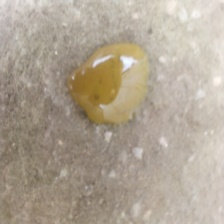
#> input picture tests/datasets/Images/Chicken disease/Coccidiosis/cocci.125.jpg, 224 x 224 px
$ python -i hsvFilter.py   (imports and definitions only)
#> lines starting #> are read from the running program, lines starting #| are printed output that depends on the picture
#> further down, picture is the input picture: shape (224, 224, 3); mean B, G, R 147.9, 163.7, 175.1
import cv2 as cv
import numpy as np

class HsvFilter:

    TRACKBAR_WINDOW = "Edges Trackbars"

    def __init__(self, hMin=None,hMax=None,sMin=None,sMax=None,vMin=None,vMax=None,sAdd=None,sSub=None,vAdd=None,vSub=None):
        self.hMin = hMin
        self.sMin = sMin
        self.vMin = vMin
        self.hMax = hMax
        self.sMax = sMax
        self.vMax = vMax
        self.sAdd = sAdd
        self.sSub = sSub
        self.vAdd = vAdd
        self.vSub = vSub

    def init_control_gui(self):
        cv.namedWindow(self.TRACKBAR_WINDOW, cv.WINDOW_NORMAL)
        cv.resizeWindow(self.TRACKBAR_WINDOW, 350, 450)


        def nothing(position):
            pass

        cv.createTrackbar('HMin', self.TRACKBAR_WINDOW, 0, 179, nothing)
        cv.createTrackbar('HMax', self.TRACKBAR_WINDOW, 0, 179, nothing)
        cv.createTrackbar('SMin', self.TRACKBAR_WINDOW, 0, 255, nothing)
        cv.createTrackbar('SMax', self.TRACKBAR_WINDOW, 0, 255, nothing)
        cv.createTrackbar('VMin', self.TRACKBAR_WINDOW, 0, 255, nothing)
        cv.createTrackbar('VMax', self.TRACKBAR_WINDOW, 0, 255, nothing)

        cv.setTrackbarPos('HMax', self.TRACKBAR_WINDOW, 179)
        cv.setTrackbarPos('SMax', self.TRACKBAR_WINDOW, 255)
        cv.setTrackbarPos('VMax', self.TRACKBAR_WINDOW, 255)

        cv.createTrackbar('SAdd', self.TRACKBAR_WINDOW, 0, 255, nothing)
        cv.createTrackbar('SSub', self.TRACKBAR_WINDOW, 0, 255, nothing)
        cv.createTrackbar('VAdd', self.TRACKBAR_WINDOW, 0, 255, nothing)
        cv.createTrackbar('VSub', self.TRACKBAR_WINDOW, 0, 255, nothing)

    def get_hsv_filter_from_controls(self):
        hsv_filter = HsvFilter()
        hsv_filter.hMin = cv.getTrackbarPos('HMin', self.TRACKBAR_WINDOW)
        hsv_filter.sMin = cv.getTrackbarPos('SMin', self.TRACKBAR_WINDOW)
        hsv_filter.vMin = cv.getTrackbarPos('VMin', self.TRACKBAR_WINDOW)
        hsv_filter.hMax = cv.getTrackbarPos('HMax', self.TRACKBAR_WINDOW)
        hsv_filter.sMax = cv.getTrackbarPos('SMax', self.TRACKBAR_WINDOW)
        hsv_filter.vMax = cv.getTrackbarPos('VMax', self.TRACKBAR_WINDOW)
        hsv_filter.sAdd = cv.getTrackbarPos('SAdd', self.TRACKBAR_WINDOW)
        hsv_filter.sSub = cv.getTrackbarPos('SSub', self.TRACKBAR_WINDOW)
        hsv_filter.vAdd = cv.getTrackbarPos('VAdd', self.TRACKBAR_WINDOW)
        hsv_filter.vSub = cv.getTrackbarPos('VSub', self.TRACKBAR_WINDOW)
        return hsv_filter

    def apply_hsv_filter(self, original_image, hsv_filter=None):

        hsv = cv.cvtColor(original_image, cv.COLOR_BGR2HSV)
#> hsv: shape (224, 224, 3); mean H, S, V 17, 41.9, 175.1
        if not hsv_filter:
            hsv_filter = self.get_hsv_filter_from_controls()

        h, s, v = cv.split(hsv)
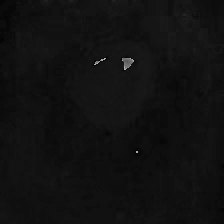
#> h: shape (224, 224); min 0, max 177, mean 17
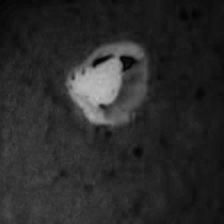
#> s: shape (224, 224); min 0, max 191, mean 41.9
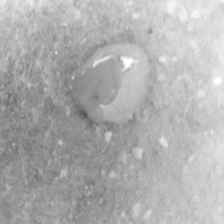
#> v: shape (224, 224); min 88, max 255, mean 175.1
        s = self.shift_channel(s, hsv_filter.sAdd)
        s = self.shift_channel(s, -hsv_filter.sSub)
        v = self.shift_channel(v, hsv_filter.vAdd)
        v = self.shift_channel(v, -hsv_filter.vSub)
        hsv = cv.merge([h, s, v])


        lower = np.array([hsv_filter.hMin, hsv_filter.sMin, hsv_filter.vMin])
        upper = np.array([hsv_filter.hMax, hsv_filter.sMax, hsv_filter.vMax])

        mask = cv.inRange(hsv, lower, upper)
#> mask: shape (224, 224); every value is 0
        result = cv.bitwise_and(hsv, hsv, mask=mask)
#> result: shape (224, 224, 3); every value is 0

        img = cv.cvtColor(result, cv.COLOR_HSV2BGR)

        return img

    def shift_channel(self, c, amount):
        if amount > 0:
            lim = 255 - amount
            c[c >= lim] = 255
            c[c < lim] += amount
        elif amount < 0:
            amount = -amount
            lim = amount
            c[c <= lim] = 0
            c[c > lim] -= amount
        return c

>>> import cv2
>>> picture = cv2.imread('../../tests/datasets/Images/Chicken disease/Coccidiosis/cocci.125.jpg')
>>> result = HsvFilter().apply_hsv_filter(picture)

$ run again, on tests/datasets/Images/Chicken disease/Coccidiosis/cocci.1269.jpg
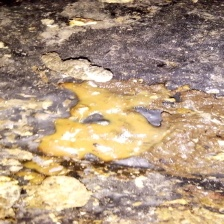
#> input picture tests/datasets/Images/Chicken disease/Coccidiosis/cocci.1269.jpg, 224 x 224 px
#> picture is the input picture: shape (224, 224, 3); mean B, G, R 127.6, 151.6, 175.4
#> hsv: shape (224, 224, 3); mean H, S, V 33.7, 71.2, 175.4
#> in apply_hsv_filter, `h, s, v = cv.split(hsv)`:
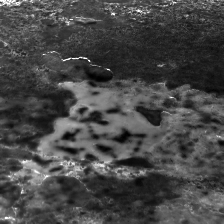
#> s: shape (224, 224); min 0, max 255, mean 71.2
#> in apply_hsv_filter, `h, s, v = cv.split(hsv)`:
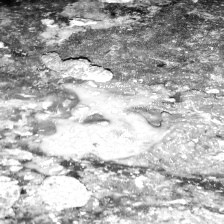
#> v: shape (224, 224); min 3, max 255, mean 175.4
#> mask: shape (224, 224); every value is 0
#> result: shape (224, 224, 3); every value is 0

$ run again, on tests/datasets/Images/Chicken disease/Coccidiosis/cocci.1380.jpg
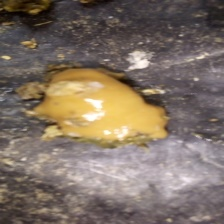
#> input picture tests/datasets/Images/Chicken disease/Coccidiosis/cocci.1380.jpg, 224 x 224 px
#> picture is the input picture: shape (224, 224, 3); mean B, G, R 100.4, 112.8, 127.1
#> hsv: shape (224, 224, 3); mean H, S, V 69.9, 52.2, 127.1
#> in apply_hsv_filter, `h, s, v = cv.split(hsv)`:
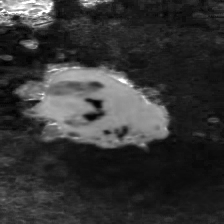
#> s: shape (224, 224); min 0, max 255, mean 52.2
#> in apply_hsv_filter, `h, s, v = cv.split(hsv)`:
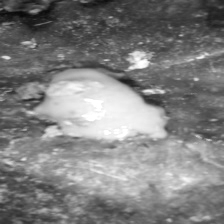
#> v: shape (224, 224); min 8, max 255, mean 127.1
#> mask: shape (224, 224); every value is 0
#> result: shape (224, 224, 3); every value is 0

$ run again, on tests/datasets/Images/Chicken disease/Coccidiosis/cocci.1410.jpg
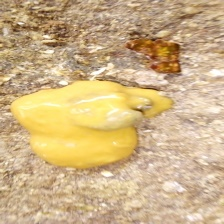
#> input picture tests/datasets/Images/Chicken disease/Coccidiosis/cocci.1410.jpg, 224 x 224 px
#> picture is the input picture: shape (224, 224, 3); mean B, G, R 133.8, 178.7, 205.8
#> hsv: shape (224, 224, 3); mean H, S, V 17.5, 90.2, 205.8
#> in apply_hsv_filter, `h, s, v = cv.split(hsv)`:
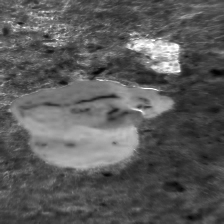
#> s: shape (224, 224); min 2, max 255, mean 90.2
#> in apply_hsv_filter, `h, s, v = cv.split(hsv)`:
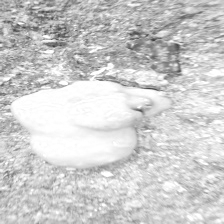
#> v: shape (224, 224); min 62, max 255, mean 205.8
#> mask: shape (224, 224); every value is 0
#> result: shape (224, 224, 3); every value is 0
